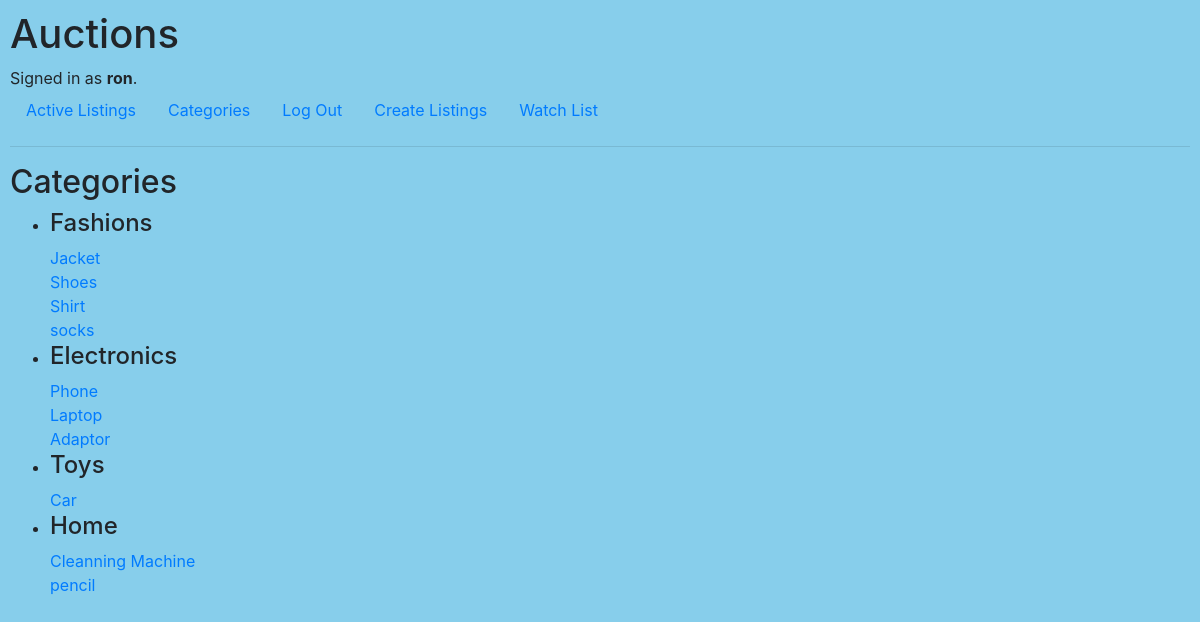
The page /categories (signed in) on the database its author committed.
### auctions/models.py (models this page shows)
class User(AbstractUser):
    pass

class Product(models.Model):
    categories = (('Fashions', 'Fashions'),
                ('Electronics', 'Electronics'),
                ('Toys', 'Toys'),
                ('Home', 'Home'),
                )
    title = models.CharField(max_length=64)
    description = models.TextField()
    category = models.CharField(max_length=200, choices=categories)
    price = models.IntegerField()
    image_link = models.CharField(max_length=200, null=True, blank=True, default=None)
    selled_by = models.ForeignKey(User, on_delete=models.CASCADE, related_name='seller')
    created_at = models.DateTimeField(auto_now_add=True)
    is_closed = models.BooleanField(default=False)
    def __str__(self):
        return f"{self.title}"

### auctions/views.py (the view)
# urls.py: path("categories", views.categories,name='categories'),
def categories(request):
    products = Product.objects.all()
    categories = Product.categories
    lists = []
    for category in categories:
        lists.append(category[0])
    return render(request,'auctions/categories.html', {
        'lists' : lists,
        'products' : products,
    })

### auctions/templates/auctions/categories.html
{% extends "auctions/layout.html" %}
{% block body %}
    <h2>Categories</h2>
    <ul>
      {% for list in lists %}
          <li><h4>{{list}}</h4></li>
              {% for product in products %}
                  {% if product.category == list %}
                      <a href="{% url 'detail' product %}">{{product}}</a>
                      <br>
                  {% endif %}
              {% endfor %}
      {% endfor %}
    </ul>
{% endblock %}

### auctions/templates/auctions/layout.html (shortened to what this page needs)
{% load static %}
<!DOCTYPE html>
<html lang="en">
    <head>
        <link rel="stylesheet" href="https://stackpath.bootstrapcdn.com/bootstrap/4.4.1/css/bootstrap.min.css">
        <link href="{% static 'auctions/styles.css' %}" rel="stylesheet">
    </head>
    <body>
        <h1>Auctions</h1>
        <div>
            {% if user.is_authenticated %}
                Signed in as <strong>{{ user.username }}</strong>.
            {% else %}
                Not signed in.
            {% endif %}
        </div>
        <ul class="nav">
            <li class="nav-item">
                <a class="nav-link" href="{% url 'index' %}">Active Listings</a>
            </li>
            <li class="nav-item">
                <a class="nav-link" href="{% url 'categories' %}">Categories</a>
            </li>
            {% if user.is_authenticated %}
                <li class="nav-item">
                    <a class="nav-link" href="{% url 'logout' %}">Log Out</a>
                </li>
                <li class="nav-item">
                    <a class="nav-link" href="{% url 'create' %}">Create Listings</a>
                </li>
                <li class="nav-item">
                    <a class="nav-link" href="{% url 'watch_list' %}">Watch List</a>
                </li>
            {% endif %}
        </ul>
        <hr>
        {% block body %}
        {% endblock %}
    </body>
</html>

### auctions/static/auctions/styles.css (style rules this page uses)
body { padding: 10px; background-color : skyblue; }

### rows shown on the page
User: username "ron"
Product: title "Jacket"
Product: title "Shoes"
Product: title "Shirt"
Product: title "socks"
Product: title "Phone"
Product: title "Laptop"
Product: title "Adaptor"
Product: title "Car"
Product: title "Cleanning Machine"
Product: title "pencil"

### other values the page prints
{{ list }} "Fashions" "Electronics" "Toys" "Home"
